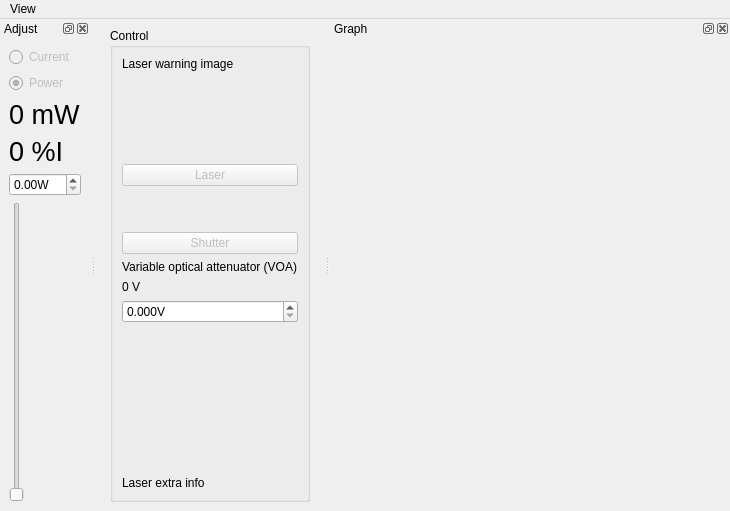
<?xml version="1.0" encoding="UTF-8"?>
<ui version="4.0">
 <class>MainWindow</class>
 <widget class="QMainWindow" name="MainWindow">
  <property name="geometry">
   <rect>
    <x>0</x>
    <y>0</y>
    <width>730</width>
    <height>511</height>
   </rect>
  </property>
  <property name="windowTitle">
   <string>Qudi: Laser</string>
  </property>
  <widget class="QWidget" name="centralwidget">
   <layout class="QGridLayout" name="gridLayout">
    <item row="0" column="0">
     <widget class="QGroupBox" name="groupBox">
      <property name="sizePolicy">
       <sizepolicy hsizetype="Fixed" vsizetype="Preferred">
        <horstretch>0</horstretch>
        <verstretch>0</verstretch>
       </sizepolicy>
      </property>
      <property name="minimumSize">
       <size>
        <width>200</width>
        <height>0</height>
       </size>
      </property>
      <property name="baseSize">
       <size>
        <width>200</width>
        <height>0</height>
       </size>
      </property>
      <property name="title">
       <string>Control</string>
      </property>
      <layout class="QVBoxLayout" name="verticalLayout">
       <item>
        <widget class="QLabel" name="warningLabel">
         <property name="text">
          <string>Laser warning image</string>
         </property>
        </widget>
       </item>
       <item>
        <spacer name="verticalSpacer">
         <property name="orientation">
          <enum>Qt::Vertical</enum>
         </property>
         <property name="sizeType">
          <enum>QSizePolicy::Expanding</enum>
         </property>
         <property name="sizeHint" stdset="0">
          <size>
           <width>20</width>
           <height>30</height>
          </size>
         </property>
        </spacer>
       </item>
       <item>
        <widget class="QPushButton" name="laserButton">
         <property name="enabled">
          <bool>false</bool>
         </property>
         <property name="sizePolicy">
          <sizepolicy hsizetype="Preferred" vsizetype="Fixed">
           <horstretch>0</horstretch>
           <verstretch>0</verstretch>
          </sizepolicy>
         </property>
         <property name="text">
          <string>Laser</string>
         </property>
         <property name="checkable">
          <bool>true</bool>
         </property>
        </widget>
       </item>
       <item>
        <spacer name="verticalSpacer_2">
         <property name="orientation">
          <enum>Qt::Vertical</enum>
         </property>
         <property name="sizeType">
          <enum>QSizePolicy::Fixed</enum>
         </property>
         <property name="sizeHint" stdset="0">
          <size>
           <width>20</width>
           <height>40</height>
          </size>
         </property>
        </spacer>
       </item>
       <item>
        <widget class="QPushButton" name="shutterButton">
         <property name="enabled">
          <bool>false</bool>
         </property>
         <property name="sizePolicy">
          <sizepolicy hsizetype="Preferred" vsizetype="Fixed">
           <horstretch>0</horstretch>
           <verstretch>0</verstretch>
          </sizepolicy>
         </property>
         <property name="text">
          <string>Shutter</string>
         </property>
         <property name="checkable">
          <bool>true</bool>
         </property>
        </widget>
       </item>
       <item>
        <widget class="QLabel" name="label">
         <property name="text">
          <string>Variable optical attenuator (VOA)</string>
         </property>
        </widget>
       </item>
       <item>
        <widget class="QLabel" name="voaLabel">
         <property name="text">
          <string>0 V</string>
         </property>
        </widget>
       </item>
       <item>
        <widget class="QDoubleSpinBox" name="VoaVoltageDoubleSpinBox">
         <property name="suffix">
          <string>V</string>
         </property>
         <property name="decimals">
          <number>3</number>
         </property>
         <property name="maximum">
          <double>5.000000000000000</double>
         </property>
         <property name="singleStep">
          <double>0.100000000000000</double>
         </property>
        </widget>
       </item>
       <item>
        <spacer name="verticalSpacer_3">
         <property name="orientation">
          <enum>Qt::Vertical</enum>
         </property>
         <property name="sizeType">
          <enum>QSizePolicy::Expanding</enum>
         </property>
         <property name="sizeHint" stdset="0">
          <size>
           <width>20</width>
           <height>147</height>
          </size>
         </property>
        </spacer>
       </item>
       <item>
        <widget class="QLabel" name="extraLabel">
         <property name="baseSize">
          <size>
           <width>0</width>
           <height>0</height>
          </size>
         </property>
         <property name="text">
          <string>Laser extra info</string>
         </property>
         <property name="wordWrap">
          <bool>true</bool>
         </property>
         <property name="textInteractionFlags">
          <set>Qt::LinksAccessibleByMouse|Qt::TextSelectableByMouse</set>
         </property>
        </widget>
       </item>
      </layout>
     </widget>
    </item>
   </layout>
  </widget>
  <widget class="QMenuBar" name="menubar">
   <property name="geometry">
    <rect>
     <x>0</x>
     <y>0</y>
     <width>730</width>
     <height>21</height>
    </rect>
   </property>
   <widget class="QMenu" name="menuMenu">
    <property name="title">
     <string>View</string>
    </property>
    <addaction name="actionShow_Graph"/>
    <addaction name="actionShow_Controls"/>
    <addaction name="actionReset_View"/>
    <addaction name="actionClose"/>
   </widget>
   <addaction name="menuMenu"/>
  </widget>
  <widget class="QDockWidget" name="adjustDockWidget">
   <property name="windowTitle">
    <string>Adjust</string>
   </property>
   <attribute name="dockWidgetArea">
    <number>1</number>
   </attribute>
   <widget class="QWidget" name="dockWidgetContents_2">
    <layout class="QGridLayout" name="gridLayout_2">
     <item row="0" column="0">
      <widget class="QRadioButton" name="currentRadioButton">
       <property name="enabled">
        <bool>false</bool>
       </property>
       <property name="text">
        <string>Current</string>
       </property>
       <attribute name="buttonGroup">
        <string notr="true">controlModeButtonGroup</string>
       </attribute>
      </widget>
     </item>
     <item row="1" column="0">
      <widget class="QRadioButton" name="powerRadioButton">
       <property name="enabled">
        <bool>false</bool>
       </property>
       <property name="text">
        <string>Power</string>
       </property>
       <property name="checked">
        <bool>true</bool>
       </property>
       <attribute name="buttonGroup">
        <string notr="true">controlModeButtonGroup</string>
       </attribute>
      </widget>
     </item>
     <item row="2" column="0">
      <widget class="QLabel" name="powerLabel">
       <property name="font">
        <font>
         <pointsize>20</pointsize>
        </font>
       </property>
       <property name="text">
        <string>0 mW</string>
       </property>
      </widget>
     </item>
     <item row="3" column="0">
      <widget class="QLabel" name="currentLabel">
       <property name="font">
        <font>
         <pointsize>20</pointsize>
        </font>
       </property>
       <property name="text">
        <string>0 %I</string>
       </property>
      </widget>
     </item>
     <item row="4" column="0">
      <widget class="ScienDSpinBox" name="setValueDoubleSpinBox">
       <property name="suffix">
        <string>W</string>
       </property>
      </widget>
     </item>
     <item row="5" column="0">
      <widget class="QSlider" name="setValueVerticalSlider">
       <property name="maximum">
        <number>100</number>
       </property>
       <property name="orientation">
        <enum>Qt::Vertical</enum>
       </property>
      </widget>
     </item>
    </layout>
   </widget>
  </widget>
  <widget class="QDockWidget" name="plotDockWidget">
   <property name="sizePolicy">
    <sizepolicy hsizetype="Expanding" vsizetype="Preferred">
     <horstretch>1</horstretch>
     <verstretch>0</verstretch>
    </sizepolicy>
   </property>
   <property name="minimumSize">
    <size>
     <width>400</width>
     <height>50</height>
    </size>
   </property>
   <property name="baseSize">
    <size>
     <width>400</width>
     <height>0</height>
    </size>
   </property>
   <property name="windowTitle">
    <string>Graph</string>
   </property>
   <attribute name="dockWidgetArea">
    <number>2</number>
   </attribute>
   <widget class="QWidget" name="pwContainer">
    <property name="sizePolicy">
     <sizepolicy hsizetype="Expanding" vsizetype="Preferred">
      <horstretch>0</horstretch>
      <verstretch>0</verstretch>
     </sizepolicy>
    </property>
    <layout class="QGridLayout" name="gridLayout_3"/>
   </widget>
  </widget>
  <action name="actionClose">
   <property name="icon">
    <iconset>
     <normaloff>../../artwork/icons/oxygen/22x22/application-exit.png</normaloff>../../artwork/icons/oxygen/22x22/application-exit.png</iconset>
   </property>
   <property name="text">
    <string>Close</string>
   </property>
  </action>
  <action name="actionShow_Graph">
   <property name="checkable">
    <bool>true</bool>
   </property>
   <property name="checked">
    <bool>true</bool>
   </property>
   <property name="text">
    <string>Show Graph</string>
   </property>
  </action>
  <action name="actionShow_Controls">
   <property name="checkable">
    <bool>true</bool>
   </property>
   <property name="checked">
    <bool>true</bool>
   </property>
   <property name="text">
    <string>Show Controls</string>
   </property>
  </action>
  <action name="actionReset_View">
   <property name="text">
    <string>Reset View</string>
   </property>
  </action>
 </widget>
 <customwidgets>
  <customwidget>
   <class>ScienDSpinBox</class>
   <extends>QDoubleSpinBox</extends>
   <header>qtwidgets.scientific_spinbox.h</header>
  </customwidget>
 </customwidgets>
 <resources/>
 <connections>
  <connection>
   <sender>actionClose</sender>
   <signal>triggered()</signal>
   <receiver>MainWindow</receiver>
   <slot>close()</slot>
   <hints>
    <hint type="sourcelabel">
     <x>-1</x>
     <y>-1</y>
    </hint>
    <hint type="destinationlabel">
     <x>263</x>
     <y>299</y>
    </hint>
   </hints>
  </connection>
  <connection>
   <sender>actionShow_Graph</sender>
   <signal>toggled(bool)</signal>
   <receiver>plotDockWidget</receiver>
   <slot>setVisible(bool)</slot>
   <hints>
    <hint type="sourcelabel">
     <x>-1</x>
     <y>-1</y>
    </hint>
    <hint type="destinationlabel">
     <x>578</x>
     <y>300</y>
    </hint>
   </hints>
  </connection>
  <connection>
   <sender>actionShow_Controls</sender>
   <signal>toggled(bool)</signal>
   <receiver>adjustDockWidget</receiver>
   <slot>setVisible(bool)</slot>
   <hints>
    <hint type="sourcelabel">
     <x>-1</x>
     <y>-1</y>
    </hint>
    <hint type="destinationlabel">
     <x>51</x>
     <y>300</y>
    </hint>
   </hints>
  </connection>
 </connections>
 <buttongroups>
  <buttongroup name="controlModeButtonGroup"/>
 </buttongroups>
</ui>
